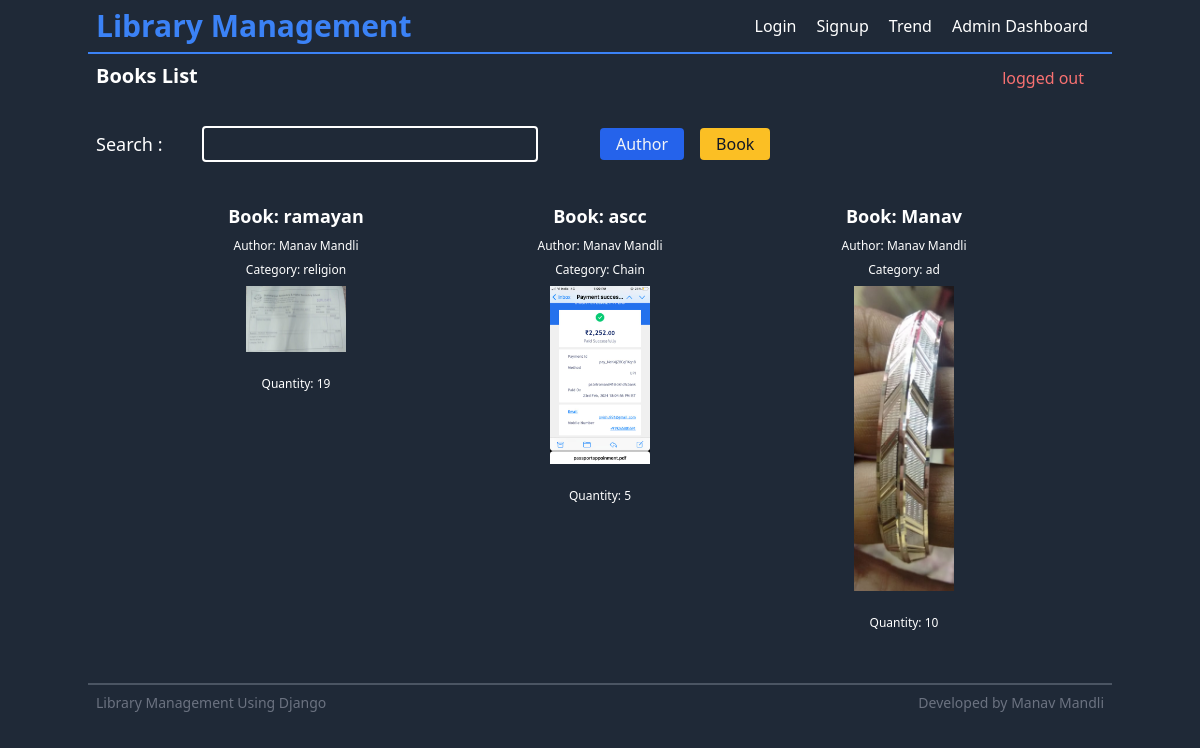
The page / on the database its author committed.
### library_app/models.py (models this page shows, shortened)
class Book(models.Model):
    name=models.CharField(max_length=350)
    author=models.ForeignKey(Author,on_delete=models.CASCADE)
    image=models.ImageField()
    category=models.CharField(max_length=220)
    quantity = models.PositiveIntegerField(default=0)

class Author(models.Model):
    name=models.CharField(max_length=350)
    description=models.CharField(max_length=450)
    def __str__(self):
        return self.name

### library_app/views.py (the view)
# urls.py: path('',allbooks,name='home'),
def allbooks(request):
    requestedbooks,issuedbooks=getmybooks(request.user)
    allbooks=Book.objects.all()
    return render(request,'library/home.html',{'books':allbooks,'issuedbooks':issuedbooks,'requestedbooks':requestedbooks})

### library_app/utilities.py (called while the page is built, shortened)
def getmybooks(user):
    requestedbooks=[]
    issuedbooks=[]
    return [requestedbooks, issuedbooks]

### templates/library/home.html (shortened to what this page needs)
{% extends 'base.html' %} {% block heading %} Books List {% endblock heading %}
{% block content %}
<form class="flex sm:flex-row flex-col" action="/search/">
  <div
    class="w-full md:w-1/2 l:w-1/3 flex flex-col sm:flex-row sm:items-center "
  >
    <label class="text-lg" for="search-query">Search :</label>
    <input
      class="w-full sm:w-2/3 px-2 py-1 bg-transparent border-white border-2 mt-4 sm:mt-0 sm:ml-10 rounded text-white"
      type="text"
      name="search-query"
      id="search"
    />
  </div>
  <div class="flex space-x-4 mt-4 sm:mt-0 flex-row sm:items-center">
    <button
      class="text-white hover:shadow-md rounded bg-blue-600 px-4 py-1 text-gray-100"
      name="author"
    >
      Author
    </button>
    <button
      class="hover:shadow-md bg-yellow-400 text-gray-900 rounded px-4 py-1"
      name="book"
    >
      Book
    </button>
  </div>
</form>
<ul
  class=" mt-10 md:px-4 lg:px-12 xl:px-0 grid grid-cols-1 md:grid-cols-3 xl:grid-cols-4"
>
  {% for book in books %}
  <li class="mb-12 md:mb-4 mx-auto text-center">
    <h2 class="text-lg font-bold">Book: {{book.name}}</h2>
    <h4 class="text-xs font-regular text-white pt-2">Author: {{book.author}}</h4>
    <h4 class="text-xs font-regular text-white pt-2">Category: {{book.category}}</h4>
    <div class="grid place-items-center p-2">
      <img
        src="{{book.image.url}}"
        alt="{{book.name}}"
        height="100"
        width="100"
        class="mb-4"
      />
      <h4 class="text-xs font-regular text-white pt-2">Quantity: {{book.quantity}}</h4>
    </div>
  </li>
  {% endfor %}
</ul>
{% endblock content %}

### templates/base.html (shortened to what this page needs)
<!DOCTYPE html>
<html lang="en">
  <head>
    <link
      href="https://unpkg.com/tailwindcss@^2/dist/tailwind.min.css"
      rel="stylesheet"
    />
  </head>
  <body class="min-h-screen bg-gray-800 text-white">
    {% include 'nav.html' %}
    <header
      class="flex flex-row justify-between items-end mb-5 md:mx-auto max-w-5xl p-2"
    >
      <h1 class="font-bold text-lg sm:text-xl capitalize">
        {%block heading %}{% endblock heading %}
      </h1>
      {% if user.is_anonymous %}
      <h2 class="text-red-400 sm:pr-5 xl:pr-3">logged out</h2>
      {% else %}
      <h2 class="text-green-400">logged in as {{user}}</h2>
      {% endif %}
    </header>
    <main class="container md:mx-auto max-w-5xl p-2">
      {% block content %}{% endblock content %}
    </main>
    {% include 'footer.html' %}
  </body>
</html>

### templates/nav.html (shortened to what this page needs)
<nav
  class="container md:mx-auto max-w-5xl p-2 border-b-2 border-blue-500 sm:place-items-center flex flex-col sm:flex-row justify-between"
>
  <div class="justify-between sm:justify-start w-full flex">
    <a class="font-bold text-blue-500 text-xl sm:text-3xl" href="/"
      >Library Management</a
    >
  </div>
  <ul
    id="menu"
    class="w-full pr-2 lg:pr-4 xl:pr-0 lg:w-2/3 justify-end items-end sm:items-center flex flex-col sm:flex-row space-x-5"
  >
    {% if user.is_anonymous %}
    <li><a class="hover:underline" href="/login">Login</a></li>
    <li><a class="hover:underline" href="/signup">Signup</a></li>
    <li><a class="hover:underline" href="/trend/">Trend</a></li>
    <li><a class="hover:underline" href="/admin/">Admin Dashboard</a></li>
    {% else %}
    <li><a class="hover:underline" href="/my-issues/">My Issues</a></li>
    <li><a class="hover:underline" href="/trend/">Trend</a></li>
    <li><a class="hover:underline" href="/logout">Logout</a></li>
    {% endif %}
  </ul>
</nav>

### templates/footer.html
<footer class="mt-5 my-auto body-font w-full">
  <div
    class="container md:mx-auto max-w-5xl p-2 flex sm:flex-row flex-col items-center justify-center sm:justify-between border-t-2 border-gray-600"
  >
    <p class="text-sm text-gray-500">Library Management Using Django</p>
    <p
      class="inline-flex text-gray-500 text-center text-sm sm:ml-auto justify-center sm:justify-start"
    >
      Developed by Manav Mandli
    </p>
  </div>
</footer>

### rows shown on the page
Book: name "ramayan", author "Manav Mandli", category "religion", image (picture), quantity "19"
Book: name "ascc", author "Manav Mandli", category "Chain", image (picture), quantity "5"
Book: name "Manav", author "Manav Mandli", category "ad", image (picture), quantity "10"
